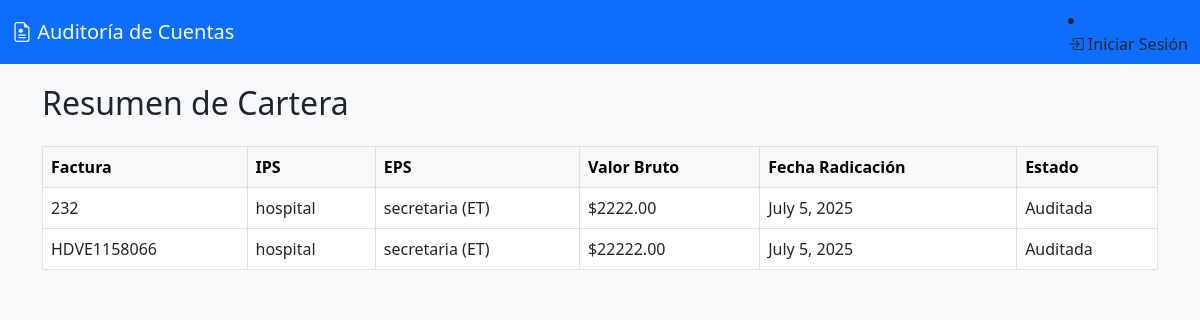
Page /cartera/resumen/ on the committed database.
### facturacion/models.py (models this page shows, shortened)
class Factura(models.Model):
    ESTADO_CHOICES = [
        ('Radicada', 'Radicada'),
        ('Devuelta', 'Devuelta'),
        ('En Auditoria', 'En Auditoría'),
        ('Auditada', 'Auditada'),
    ]
    TIPO_AUDITORIA_CHOICES = [
        ('Acuerdo', 'Acuerdo'),
        ('Contrato', 'Contrato'),
        ('Ambulatorio', 'Ambulatorio'),
        ('Hospitalizacion', 'Hospitalización'),
        ('Urgencias', 'Urgencias'),
    ]
    numero = models.CharField(max_length=50)
    cufe = models.CharField(max_length=150)
    fecha_emision = models.DateField()
    fecha_radicacion = models.DateField(auto_now_add=True)
    ips = models.ForeignKey(Profile, on_delete=models.PROTECT, related_name='facturas_ips')
    eps = models.ForeignKey(Profile, on_delete=models.PROTECT, related_name='facturas_eps')
    paciente = models.ForeignKey(Paciente, on_delete=models.PROTECT, null=True, blank=True)
    valor_bruto = models.DecimalField(max_digits=12, decimal_places=2)
    estado = models.CharField(max_length=20, choices=ESTADO_CHOICES, default="Radicada")
    archivo_rips = models.FileField(upload_to='rips/')
    contrato = models.ForeignKey('Contrato', on_delete=models.SET_NULL, null=True, blank=True)
    lote = models.ForeignKey(Lote, on_delete=models.SET_NULL, null=True, blank=True, related_name='facturas', help_text="Lote al que pertenece esta factura")
    auditor = models.ForeignKey(settings.AUTH_USER_MODEL, on_delete=models.SET_NULL, null=True, blank=True,
                                related_name='facturas_auditadas', limit_choices_to={'profile__role': 'AUDITOR'})
    tipo_auditoria = models.CharField(max_length=20, choices=TIPO_AUDITORIA_CHOICES, null=True, blank=True, help_text="Tipo de auditoría para la factura")

### accounts/models.py (models this page shows)
class Profile(models.Model):
    user = models.OneToOneField(User, on_delete=models.CASCADE)
    ROLE_CHOICES = (
        ('IPS', 'IPS'),
        ('EPS', 'EPS'),
        ('ET', 'Entidad Territorial'),
        ('ADMIN', 'Administrador'),
        ('AUDITOR', 'Auditor'),
    )
    role = models.CharField(max_length=20, choices=ROLE_CHOICES)
    entidad_nombre = models.CharField(max_length=255, blank=True, null=True)
    nit = models.CharField(max_length=20, blank=True, null=True)
    direccion = models.CharField(max_length=255, blank=True, null=True)
    representante_legal = models.CharField(max_length=255, blank=True, null=True)
    def __str__(self):
        return f"{self.user.username} ({self.role})"

### cartera/views.py (the view)
# urls.py: path('resumen/', resumen_cartera, name='resumen_cartera'),
def resumen_cartera(request):
    facturas = Factura.objects.filter(estado="Auditada")
    total_cartera = sum(f.valor_bruto for f in facturas)
    return render(request, 'cartera/resumen_cartera.html', {
        'facturas': facturas,
        'total_cartera': total_cartera
    })

### templates/cartera/resumen_cartera.html (shortened to what this page needs)
{% extends 'base.html' %}
{% block content %}
<h2 class="mb-4">Resumen de Cartera</h2>
<div class="table-responsive">
  <table class="table table-bordered table-hover align-middle">
    <thead class="table-light">
      <tr><th>Factura</th><th>IPS</th><th>EPS</th><th>Valor Bruto</th><th>Fecha Radicación</th><th>Estado</th></tr>
    </thead>
    <tbody>
    {% for factura in facturas %}
      <tr>
        <td>{{ factura.numero }}</td>
        <td>{{ factura.ips.entidad_nombre }}</td>
        <td>{{ factura.eps }}</td>
        <td>${{ factura.valor_bruto|floatformat:2 }}</td>
        <td>{{ factura.fecha_radicacion }}</td>
        <td>{{ factura.get_estado_display }}</td>
      </tr>
    {% endfor %}
    </tbody>
  </table>
</div>
{% endblock %}

### templates/base.html (style rules this page uses)
body { background: #f8f9fa; min-height: 100vh; display: flex; flex-direction: column; }

### rows in the picture
Factura: numero "232", ips.entidad_nombre "hospital", eps "secretaria (ET)", valor_bruto "2222.00", fecha_radicacion "July 5, 2025", estado "Auditada"
Factura: numero "HDVE1158066", ips.entidad_nombre "hospital", eps "secretaria (ET)", valor_bruto "22222.00", fecha_radicacion "July 5, 2025", estado "Auditada"
